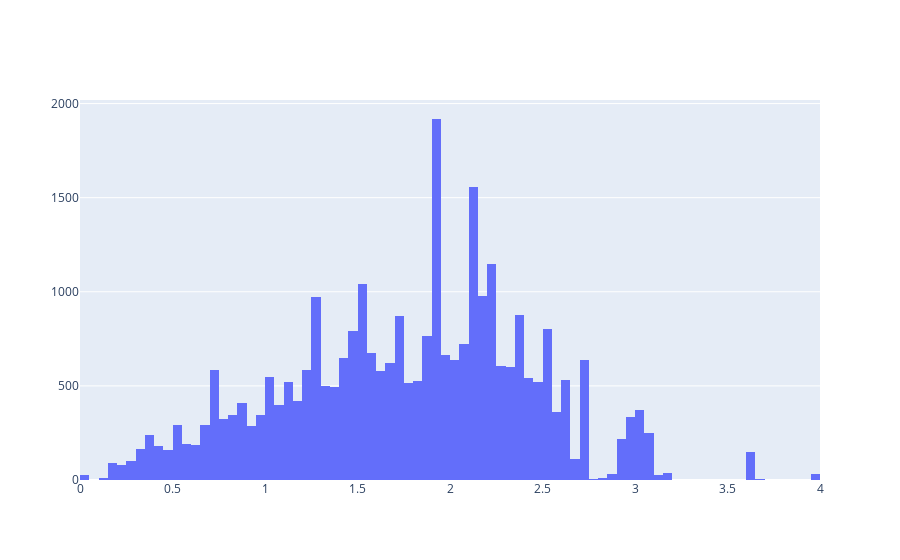

The notebook cell this image was saved under:
### Code cell
fig = make_subplots(rows=1, cols=1)
fig.add_trace(go.Histogram(x=log_mkad_km), row=1, col=1)

fig.show()

### Figure 1 — Plotly figure (JSON) as saved in the notebook; plotly's stock layout.template omitted (floating-point values rounded to 4 significant figures; data arrays with more than 128 entries replaced by an {"elided": "..."} marker saying what was removed)
{"data": [{"type": "histogram", "x": {"elided": "30471 float values"}, "xaxis": "x", "yaxis": "y"}], "layout": {"xaxis": {"anchor": "y", "domain": [0, 1]}, "yaxis": {"anchor": "x", "domain": [0, 1]}}}
